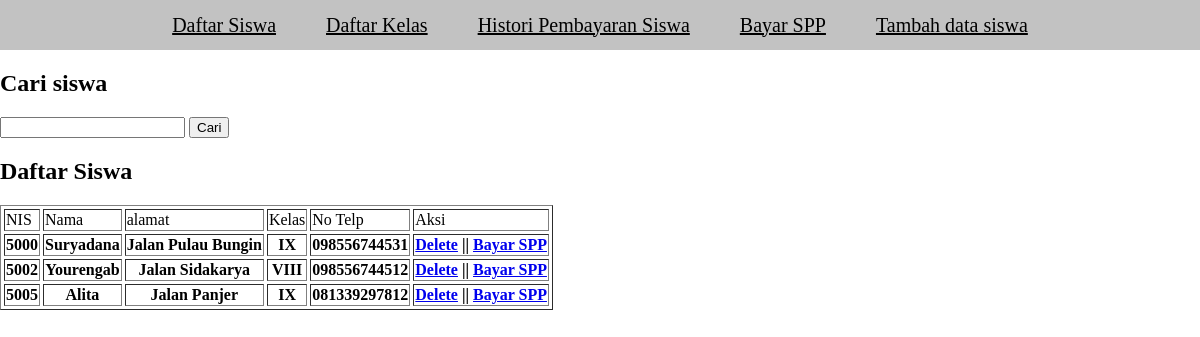
The page / on the database its author committed.
### tables this page shows
CREATE TABLE `tb_siswa` (
  `nis` int(4) NOT NULL,
  `nama` varchar(50) NOT NULL,
  `kelas` varchar(4) NOT NULL,
  `no_telp` varchar(15) NOT NULL,
  `alamat` varchar(25) NOT NULL,
  `password` varchar(20) NOT NULL,
  `level` varchar(10) NOT NULL
);

### functions.php (called while the page is built, shortened)
<?php
$conn = mysqli_connect("localhost", 'root', "", 'db_spp');
function query($query)
{
    global $conn;
    $result = mysqli_query($conn, $query);
    $rows = [];
    while ($row = mysqli_fetch_assoc($result)) {
        $rows[] = $row;
    }
    return $rows;
}

### index.php (the view, shortened to what this page needs)
<?php
require 'functions.php';
$dataSiswa = query("SELECT * FROM tb_siswa");
?>
<!DOCTYPE html>
<html lang="en">
  <head>
  </head>
  <body>
<nav>
  <a href="index.php">Daftar Siswa</a>
  <a href="kelas.php">Daftar Kelas</a>
  <a href="histori.php">Histori Pembayaran Siswa</a>
  <a href="bayar.php">Bayar SPP</a>
  <a href="tambahsiswa.php">Tambah data siswa</a>
</nav>
<h2>Cari siswa</h2>
<form method="post">
  <input type='text' id='cari' name="keyword">
  <button type="submit" name="cariSiswa">Cari</button>
</form>
    <h2>Daftar Siswa</h2>
  <table border="1" cellspacing="3">
    <tr>
      <td>NIS</td>
      <td>Nama</td>
      <td>alamat</td>
      <td>Kelas</td>
      <td>No Telp</td>
      <td>Aksi</td>
    </tr>
  <?php foreach(  $dataSiswa as $siswa ) : ?>
    <tr>
      <th><?= $siswa['nis']; ?></th>
      <th><?= $siswa['nama']; ?></th>
      <th><?= $siswa['alamat']; ?></th>
      <th><?= $siswa['kelas']; ?></th>
      <th><?= $siswa['no_telp']; ?></th>
      <th>
        <a href="deleteprocess.php?nis=<?= $siswa['nis']?>">Delete</a> ||
        <a href="bayar.php?nis=<?= $siswa['nis']?>">Bayar SPP</a>
    </th>
    </tr>
  <?php endforeach; ?>
  </table>
  </body>
</html>

### index.php (style rules this page uses)
body { padding: 0; margin: 0; }
nav { width: 100%; height: 50px; background-color: #9999; display: flex; justify-content: center; gap: 50px; align-items: center; }
nav a { text-decoration: underline; color: black; font-size: 20px; }

### rows shown on the page
tb_siswa: nis "5000", nama "Suryadana", alamat "Jalan Pulau Bungin", kelas "IX", no_telp "098556744531"
tb_siswa: nis "5002", nama "Yourengab", alamat "Jalan Sidakarya", kelas "VIII", no_telp "098556744512"
tb_siswa: nis "5005", nama "Alita", alamat "Jalan Panjer", kelas "IX", no_telp "081339297812"
